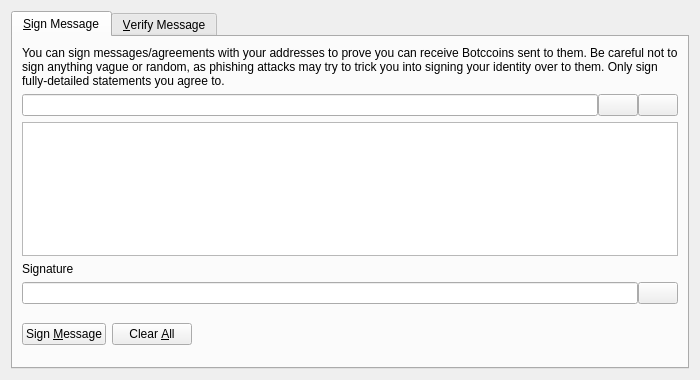
<?xml version="1.0" encoding="UTF-8"?>
<ui version="4.0">
 <class>SignVerifyMessageDialog</class>
 <widget class="QDialog" name="SignVerifyMessageDialog">
  <property name="geometry">
   <rect>
    <x>0</x>
    <y>0</y>
    <width>700</width>
    <height>380</height>
   </rect>
  </property>
  <property name="windowTitle">
   <string>Signatures - Sign / Verify a Message</string>
  </property>
  <property name="modal">
   <bool>true</bool>
  </property>
  <layout class="QVBoxLayout" name="verticalLayout">
   <item>
    <widget class="QTabWidget" name="tabWidget">
     <property name="currentIndex">
      <number>0</number>
     </property>
     <widget class="QWidget" name="tabSignMessage">
      <attribute name="title">
       <string>&amp;Sign Message</string>
      </attribute>
      <layout class="QVBoxLayout" name="verticalLayout_SM">
       <item>
        <widget class="QLabel" name="infoLabel_SM">
         <property name="text">
          <string>You can sign messages/agreements with your addresses to prove you can receive Botccoins sent to them. Be careful not to sign anything vague or random, as phishing attacks may try to trick you into signing your identity over to them. Only sign fully-detailed statements you agree to.</string>
         </property>
         <property name="textFormat">
          <enum>Qt::PlainText</enum>
         </property>
         <property name="wordWrap">
          <bool>true</bool>
         </property>
        </widget>
       </item>
       <item>
        <layout class="QHBoxLayout" name="horizontalLayout_1_SM">
         <property name="spacing">
          <number>0</number>
         </property>
         <item>
          <widget class="QValidatedLineEdit" name="addressIn_SM">
           <property name="toolTip">
            <string>The Botccoin address to sign the message with</string>
           </property>
          </widget>
         </item>
         <item>
          <widget class="QPushButton" name="addressBookButton_SM">
           <property name="toolTip">
            <string>Choose previously used address</string>
           </property>
           <property name="text">
            <string/>
           </property>
           <property name="icon">
            <iconset resource="../bitcoin.qrc">
             <normaloff>:/icons/address-book</normaloff>:/icons/address-book</iconset>
           </property>
           <property name="shortcut">
            <string>Alt+A</string>
           </property>
           <property name="autoDefault">
            <bool>false</bool>
           </property>
          </widget>
         </item>
         <item>
          <widget class="QPushButton" name="pasteButton_SM">
           <property name="toolTip">
            <string>Paste address from clipboard</string>
           </property>
           <property name="text">
            <string/>
           </property>
           <property name="icon">
            <iconset resource="../bitcoin.qrc">
             <normaloff>:/icons/editpaste</normaloff>:/icons/editpaste</iconset>
           </property>
           <property name="shortcut">
            <string>Alt+P</string>
           </property>
           <property name="autoDefault">
            <bool>false</bool>
           </property>
          </widget>
         </item>
        </layout>
       </item>
       <item>
        <widget class="QPlainTextEdit" name="messageIn_SM">
         <property name="toolTip">
          <string>Enter the message you want to sign here</string>
         </property>
        </widget>
       </item>
       <item>
        <widget class="QLabel" name="signatureLabel_SM">
         <property name="text">
          <string>Signature</string>
         </property>
         <property name="textFormat">
          <enum>Qt::PlainText</enum>
         </property>
        </widget>
       </item>
       <item>
        <layout class="QHBoxLayout" name="horizontalLayout_2_SM">
         <property name="spacing">
          <number>0</number>
         </property>
         <item>
          <widget class="QLineEdit" name="signatureOut_SM">
           <property name="font">
            <font>
             <italic>true</italic>
            </font>
           </property>
           <property name="readOnly">
            <bool>true</bool>
           </property>
          </widget>
         </item>
         <item>
          <widget class="QPushButton" name="copySignatureButton_SM">
           <property name="toolTip">
            <string>Copy the current signature to the system clipboard</string>
           </property>
           <property name="text">
            <string/>
           </property>
           <property name="icon">
            <iconset resource="../bitcoin.qrc">
             <normaloff>:/icons/editcopy</normaloff>:/icons/editcopy</iconset>
           </property>
           <property name="autoDefault">
            <bool>false</bool>
           </property>
          </widget>
         </item>
        </layout>
       </item>
       <item>
        <layout class="QHBoxLayout" name="horizontalLayout_3_SM">
         <item>
          <widget class="QPushButton" name="signMessageButton_SM">
           <property name="toolTip">
            <string>Sign the message to prove you own this Botccoin address</string>
           </property>
           <property name="text">
            <string>Sign &amp;Message</string>
           </property>
           <property name="icon">
            <iconset resource="../bitcoin.qrc">
             <normaloff>:/icons/edit</normaloff>:/icons/edit</iconset>
           </property>
           <property name="autoDefault">
            <bool>false</bool>
           </property>
          </widget>
         </item>
         <item>
          <widget class="QPushButton" name="clearButton_SM">
           <property name="toolTip">
            <string>Reset all sign message fields</string>
           </property>
           <property name="text">
            <string>Clear &amp;All</string>
           </property>
           <property name="icon">
            <iconset resource="../bitcoin.qrc">
             <normaloff>:/icons/remove</normaloff>:/icons/remove</iconset>
           </property>
           <property name="autoDefault">
            <bool>false</bool>
           </property>
          </widget>
         </item>
         <item>
          <spacer name="horizontalSpacer_1_SM">
           <property name="orientation">
            <enum>Qt::Horizontal</enum>
           </property>
           <property name="sizeHint" stdset="0">
            <size>
             <width>40</width>
             <height>48</height>
            </size>
           </property>
          </spacer>
         </item>
         <item>
          <widget class="QLabel" name="statusLabel_SM">
           <property name="font">
            <font>
             <weight>75</weight>
             <bold>true</bold>
            </font>
           </property>
           <property name="text">
            <string/>
           </property>
           <property name="wordWrap">
            <bool>true</bool>
           </property>
          </widget>
         </item>
         <item>
          <spacer name="horizontalSpacer_2_SM">
           <property name="orientation">
            <enum>Qt::Horizontal</enum>
           </property>
           <property name="sizeHint" stdset="0">
            <size>
             <width>40</width>
             <height>48</height>
            </size>
           </property>
          </spacer>
         </item>
        </layout>
       </item>
      </layout>
     </widget>
     <widget class="QWidget" name="tabVerifyMessage">
      <attribute name="title">
       <string>&amp;Verify Message</string>
      </attribute>
      <layout class="QVBoxLayout" name="verticalLayout_VM">
       <item>
        <widget class="QLabel" name="infoLabel_VM">
         <property name="text">
          <string>Enter the receiver's address, message (ensure you copy line breaks, spaces, tabs, etc. exactly) and signature below to verify the message. Be careful not to read more into the signature than what is in the signed message itself, to avoid being tricked by a man-in-the-middle attack. Note that this only proves the signing party receives with the address, it cannot prove sendership of any transaction!</string>
         </property>
         <property name="textFormat">
          <enum>Qt::PlainText</enum>
         </property>
         <property name="alignment">
          <set>Qt::AlignLeading|Qt::AlignLeft|Qt::AlignTop</set>
         </property>
         <property name="wordWrap">
          <bool>true</bool>
         </property>
        </widget>
       </item>
       <item>
        <layout class="QHBoxLayout" name="horizontalLayout_1_VM">
         <property name="spacing">
          <number>0</number>
         </property>
         <item>
          <widget class="QValidatedLineEdit" name="addressIn_VM">
           <property name="toolTip">
            <string>The Botccoin address the message was signed with</string>
           </property>
          </widget>
         </item>
         <item>
          <widget class="QPushButton" name="addressBookButton_VM">
           <property name="toolTip">
            <string>Choose previously used address</string>
           </property>
           <property name="text">
            <string/>
           </property>
           <property name="icon">
            <iconset resource="../bitcoin.qrc">
             <normaloff>:/icons/address-book</normaloff>:/icons/address-book</iconset>
           </property>
           <property name="shortcut">
            <string>Alt+A</string>
           </property>
           <property name="autoDefault">
            <bool>false</bool>
           </property>
          </widget>
         </item>
        </layout>
       </item>
       <item>
        <widget class="QPlainTextEdit" name="messageIn_VM"/>
       </item>
       <item>
        <widget class="QValidatedLineEdit" name="signatureIn_VM"/>
       </item>
       <item>
        <layout class="QHBoxLayout" name="horizontalLayout_2_VM">
         <item>
          <widget class="QPushButton" name="verifyMessageButton_VM">
           <property name="toolTip">
            <string>Verify the message to ensure it was signed with the specified Botccoin address</string>
           </property>
           <property name="text">
            <string>Verify &amp;Message</string>
           </property>
           <property name="icon">
            <iconset resource="../bitcoin.qrc">
             <normaloff>:/icons/transaction_0</normaloff>:/icons/transaction_0</iconset>
           </property>
           <property name="autoDefault">
            <bool>false</bool>
           </property>
          </widget>
         </item>
         <item>
          <widget class="QPushButton" name="clearButton_VM">
           <property name="toolTip">
            <string>Reset all verify message fields</string>
           </property>
           <property name="text">
            <string>Clear &amp;All</string>
           </property>
           <property name="icon">
            <iconset resource="../bitcoin.qrc">
             <normaloff>:/icons/remove</normaloff>:/icons/remove</iconset>
           </property>
           <property name="autoDefault">
            <bool>false</bool>
           </property>
          </widget>
         </item>
         <item>
          <spacer name="horizontalSpacer_1_VM">
           <property name="orientation">
            <enum>Qt::Horizontal</enum>
           </property>
           <property name="sizeHint" stdset="0">
            <size>
             <width>40</width>
             <height>48</height>
            </size>
           </property>
          </spacer>
         </item>
         <item>
          <widget class="QLabel" name="statusLabel_VM">
           <property name="font">
            <font>
             <weight>75</weight>
             <bold>true</bold>
            </font>
           </property>
           <property name="text">
            <string/>
           </property>
           <property name="wordWrap">
            <bool>true</bool>
           </property>
          </widget>
         </item>
         <item>
          <spacer name="horizontalSpacer_2_VM">
           <property name="orientation">
            <enum>Qt::Horizontal</enum>
           </property>
           <property name="sizeHint" stdset="0">
            <size>
             <width>40</width>
             <height>48</height>
            </size>
           </property>
          </spacer>
         </item>
        </layout>
       </item>
      </layout>
     </widget>
    </widget>
   </item>
  </layout>
 </widget>
 <customwidgets>
  <customwidget>
   <class>QValidatedLineEdit</class>
   <extends>QLineEdit</extends>
   <header>qvalidatedlineedit.h</header>
  </customwidget>
 </customwidgets>
 <resources>
  <include location="../bitcoin.qrc"/>
 </resources>
 <connections/>
</ui>
